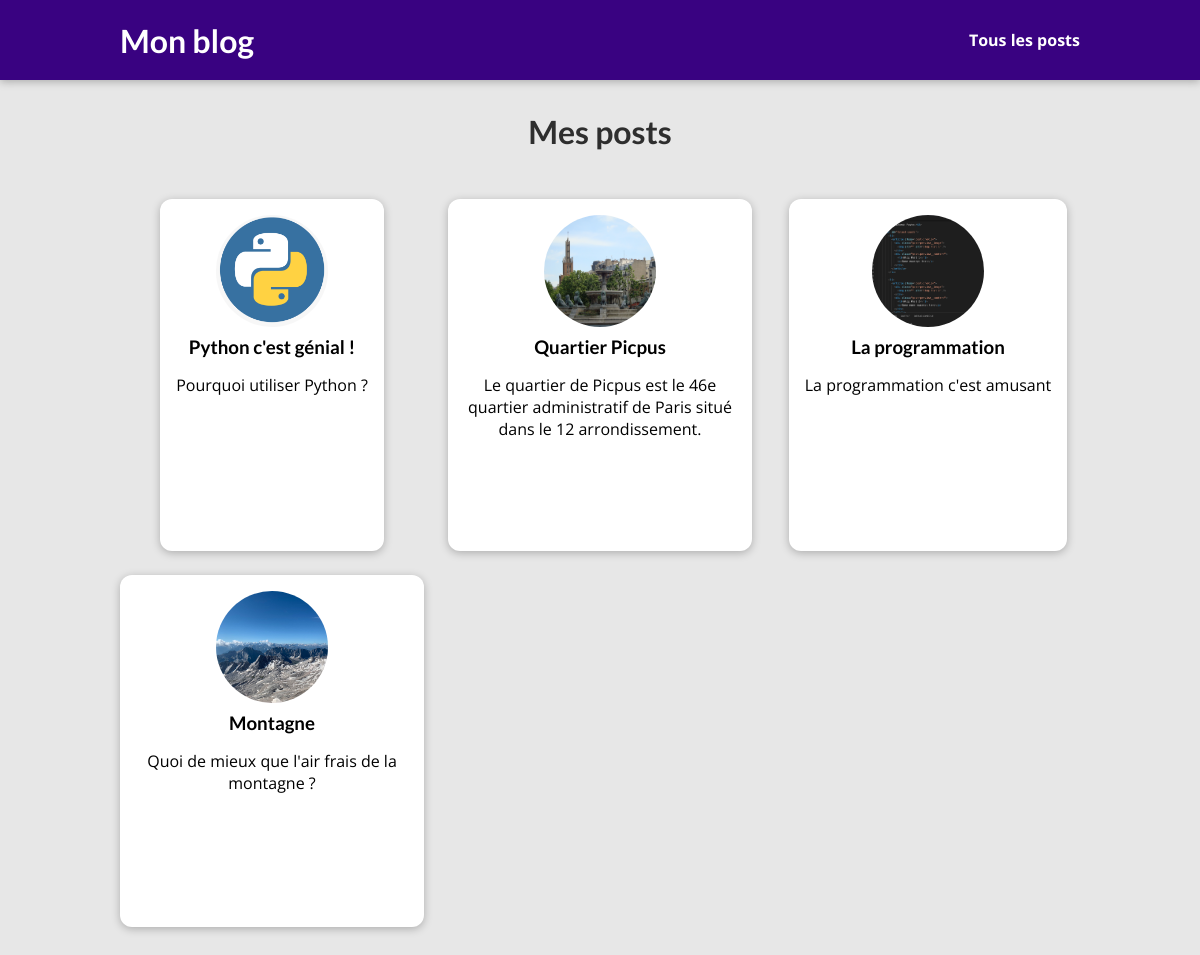
The page /posts on the database its author committed.
### blog/models.py (models this page shows)
class Post(models.Model):
    title = models.CharField(max_length=150)
    excerpt = models.CharField(max_length=200)
    image_name = models.CharField(max_length=100) # montagne.png
    date = models.DateField(auto_now=True)
    slug = models.SlugField(unique=True, db_index=True)
    content = models.TextField(validators=[MinLengthValidator(10)]) # validators souleve une erreur si condition non remplie
    author = models.ForeignKey(
        Author, on_delete=models.SET_NULL, related_name="posts", null=True)
    tags = models.ManyToManyField(Tag)

### blog/views.py (the view)
# urls.py: path("posts", views.posts, name="posts-page"),
def posts(request):
    all_posts = Post.objects.all()
    return render(request, "blog/all-posts.html", {
        "all_posts": all_posts
    })

### blog/templates/blog/all-posts.html (shortened to what this page needs)
{% extends "base.html" %}
{% load static %}
{% block css_files %}
  <link rel="stylesheet" href="{% static "blog/post.css" %}" />
  <link rel="stylesheet" href="{% static "blog/all-posts.css" %}" />
{% endblock %}
{% block content %}
<section id="all-posts">
  <h2>Mes posts</h2>
  <ul>
    {% for post in all_posts %}
      {% include "blog/includes/post.html" %}
    {% endfor %}
  </ul>
</section>
{% endblock %}

### blog/templates/blog/includes/post.html
{% load static %}
<li>
  <article class="post">
    <a href="{% url "post-detail-page" post.slug %}">
      <img src="{% static "blog/images/"|add:post.image_name %}" alt="{{ post.title }}"/>
      <div class="post__content">
        <h3>{{ post.title }}</h3>
        <p>
          {{ post.excerpt }}
        </p>
      </div>
    </a>
  </article>
</li>

### static/app.css (style rules this page uses)
* { box-sizing: border-box; }
html { font-family: 'Open Sans', 'Lato', sans-serif; }
body { margin: 0; }
h1, h2, h3 { font-family: 'Lato', sans-serif; font-weight: bold; }

### blog/static/blog/post.css (style rules this page uses)
.post { display: flex; flex-direction: column; align-items: center; text-align: center; }
.post a { text-decoration: none; color: black; transition: all 0.2s ease; padding: 1rem; }
.post img { width: 5rem; height: 5rem; object-fit: cover; border-radius: 50%; }
.post h3 { margin: 0.25rem 0; }

### blog/static/blog/all-posts.css (style rules this page uses)
body { background-color: #e7e7e7; }
#all-posts { margin: 7rem auto; width: 90%; max-width: 60rem; }
#all-posts h2 { text-align: center; font-size: 2rem; color: #2e2e2e; margin: 3rem 0; }
ul { list-style: none; margin: 0; padding: 0; display: grid; grid-template-columns: repeat(auto-fill, minmax(17rem, 1fr)); gap: 1.5rem; }
.post img { width: 7rem; height: 7rem; }
.post a { height: 22rem; transform-origin: center; box-shadow: 0 2px 8px rgba(0, 0, 0, 0.25); border-radius: 12px; background-color: white; }

### rows shown on the page
Post: image_name (picture), title "Python c'est génial !", excerpt "Pourquoi utiliser Python ?"
Post: image_name (picture), title "Quartier Picpus", excerpt "Le quartier de Picpus est le 46e quartier administratif de Paris situé dans le 12 arrondissement."
Post: image_name (picture), title "La programmation", excerpt "La programmation c'est amusant"
Post: image_name (picture), title "Montagne", excerpt "Quoi de mieux que l'air frais de la montagne ?"
